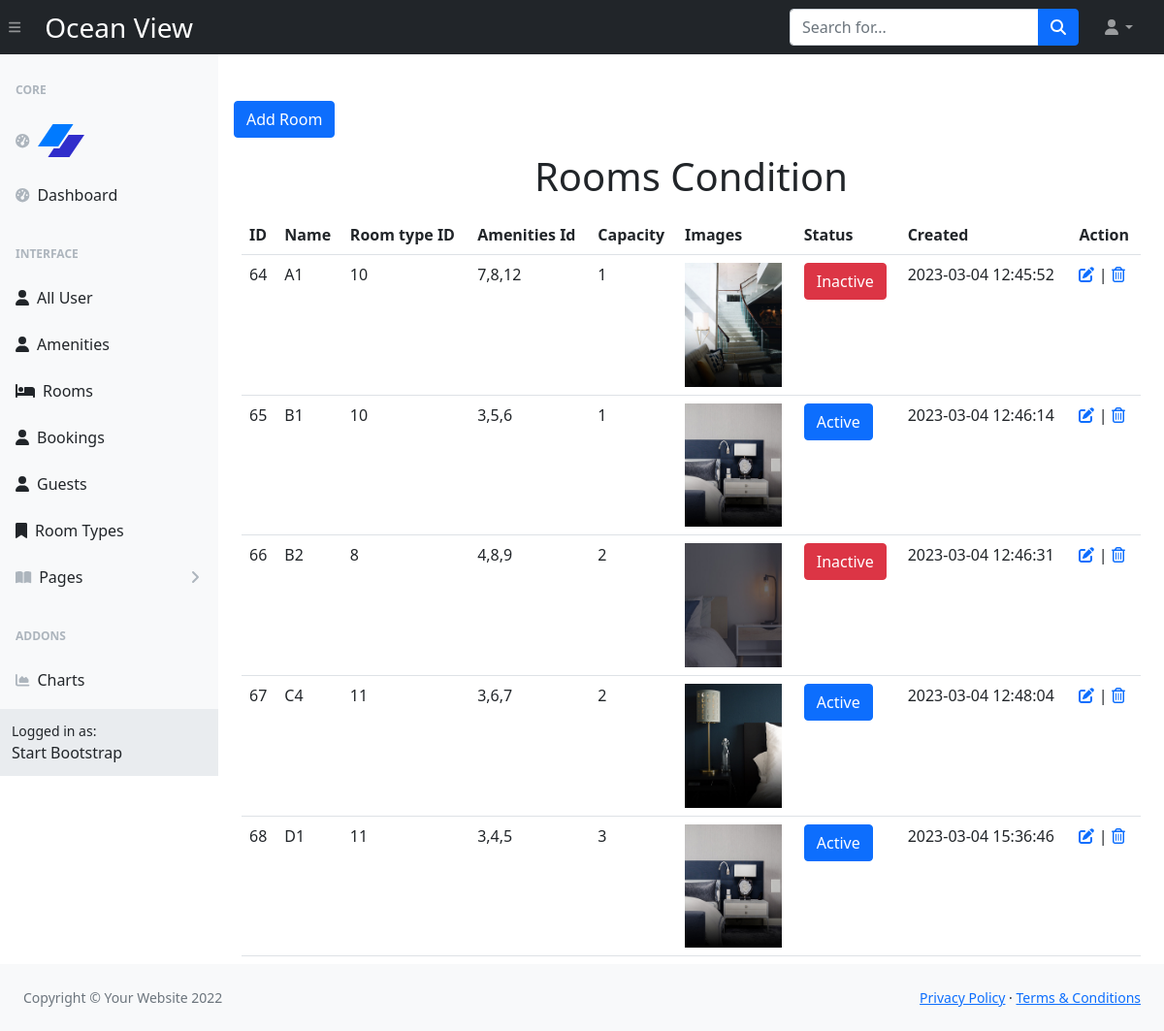
The page /admin/rooms.php (signed in) on the database its author committed.
### tables this page shows
CREATE TABLE `rooms` (
  `id` int(11) NOT NULL,
  `name` varchar(60) NOT NULL,
  `roomtype_id` int(11) NOT NULL,
  `amenities_id` varchar(80) NOT NULL,
  `capacity` int(11) NOT NULL,
  `images` varchar(256) NOT NULL,
  `status` set('0','1','2') NOT NULL,
  `created_at` timestamp NOT NULL DEFAULT current_timestamp()
);

### src/settings.php (called while the page is built, shortened)
<?php
if (!function_exists('settings')) {
    function settings()
    {
        $root = "http://localhost/hotelbooking/";
        return [
            'companyname' => 'Ocean View',
            'logo' => $root . "admin/assets/img/logo.svg",
            'homepage' => $root,
            'adminpage' => $root . 'admin/',
            'hostname' => 'localhost',
            'user' => 'root',
            'password' => '',
            'database' => 'hotelreservation'
        ];
    }
}

### admin/rooms.php (the view, shortened to what this page needs)
<?php
$conn = db::connect();
?>
<?php require __DIR__ . '/components/header.php'; ?>
</head>
<body class="sb-nav-fixed">
    <?php require __DIR__ . '/components/navbar.php'; ?>
    <div id="layoutSidenav">
        <?php require __DIR__ . '/components/sidebar.php'; ?>
        <div id="layoutSidenav_content">
            <main class="mt-5">
                <button type="button" class="btn btn-primary shadow-none ms-3" data-bs-toggle="modal" data-bs-target="#roomModal">
                    Add Room
                </button>
                <div class="container">
                    <div class="row">
                        <div class="column">
                            <h1 class="text-center my-3">Rooms Condition </h1>
                            <table class="table">
                                <tr>
                                    <th>ID</th>
                                    <th>Name</th>
                                    <th>Room type ID</th>
                                    <th>Amenities Id</th>
                                    <th>Capacity</th>
                                    <th>Images</th>
                                    <th>Status</th>
                                    <th>Created</th>
                                    <th>Action</th>
                                </tr>
                                <?php
                                $selectQ = "select * from rooms where 1";
                                $records = $conn->query($selectQ);
                                while ($row = $records->fetch_assoc()) {
                                    $status = "";
                                    if ($row['status'] == 1) {
                                        $status = "<p class='btn btn-primary'>Active</p>";
                                    } else {
                                        $status = "<p class='btn btn-danger '>Inactive</p>";
                                    }
                                    echo "<tr>";
                                    echo "<td>" . $row['id'] . "</td>";
                                    echo "<td>" . $row['name'] . "</td>";
                                    echo "<td>" . $row['roomtype_id'] . "</td>";
                                    echo "<td>" . $row['amenities_id'] . "</td>";
                                    echo "<td>" . $row['capacity'] . "</td>";
                                    echo "<td><img class='iconimage' width='100' src='./assets/roomimage/" . $row['images'] . "' /></td>";
                                    echo "<td>" . $status . "</td>";
                                    echo "<td>" . $row['created_at'] . "</td>";
                                    echo "<td><a href='rooms-edit.php?id=" . $row['id'] . "'><i class='fa-solid fa-pen-to-square'></i></a> | <a onclick='return confirm(\"Are you sure you want to delete this item?\");' href='rooms-delete.php?id=" . $row['id'] . "'><i class='fa-regular fa-trash-can'></i></a></td>";
                                    echo "</tr>";
                                }
                                ?>
                            </table>
                        </div>
                    </div>
                </div>
            </main>
        </div>
    </div>
    <?php require __DIR__ . '/components/footer.php'; ?>

### admin/components/header.php (shortened to what this page needs)
<!DOCTYPE html>
<html lang="en">
<head>
    <link href="<?= settings()['adminpage'] ?>assets/css/bootstrap.min.css" rel="stylesheet" />
    <link href="<?= settings()['adminpage'] ?>assets/css/styles.css" rel="stylesheet" />
    <link href="https://cdn.jsdelivr.net/npm/simple-datatables@latest/dist/style.css" rel="stylesheet" />

### admin/components/navbar.php (shortened to what this page needs)
<nav class="sb-topnav navbar navbar-expand navbar-dark bg-dark">
    <button class="btn btn-link btn-sm order-1 order-lg-0 me-4 me-lg-0 shadow-none" id="sidebarToggle" href="#!"><i class="fas fa-bars"></i></button>
    <a class="navbar-brand ps-3 fs-3" href="index.php"><?= settings()['companyname'] ?></a>
    <form class="d-none d-md-inline-block form-inline ms-auto me-0 me-md-3 my-2 my-md-0">
        <div class="input-group">
            <input class="form-control" type="text" placeholder="Search for..." aria-label="Search for..." aria-describedby="btnNavbarSearch" />
            <button class="btn btn-primary" id="btnNavbarSearch" type="button"><i class="fas fa-search"></i></button>
        </div>
    </form>
    <ul class="navbar-nav ms-auto ms-md-0 me-3 me-lg-4">
        <li class="nav-item dropdown">
            <a class="nav-link dropdown-toggle" id="navbarDropdown" href="#" role="button" data-bs-toggle="dropdown" aria-expanded="false"><i class="fas fa-user fa-fw"></i></a>
        </li>
    </ul>
</nav>

### admin/components/sidebar.php (shortened to what this page needs)
<div id="layoutSidenav_nav">
    <nav class="sb-sidenav accordion sb-sidenav-light" id="sidenavAccordion">
        <div class="sb-sidenav-menu">
            <div class="nav">
                <div class="sb-sidenav-menu-heading">Core</div>
                <a class="nav-link" href="../index.php" title="homepage" target="_blank">
                    <div class="sb-nav-link-icon"><i class="fas fa-tachometer-alt"></i></div>
                    <img src="<?= settings()['logo'] ?>" alt="site link">
                </a>
                <a class="nav-link" href="index.php">
                    <div class="sb-nav-link-icon"><i class="fas fa-tachometer-alt"></i></div>
                    Dashboard
                </a>
                <div class="sb-sidenav-menu-heading">Interface</div>
                <li class="nav-item">
                    <a class="nav-link" href="users.php">
                        <i class="fa fa-user me-2" aria-hidden="true"></i>All User
                    </a>
                </li>
                <li class="nav-item">
                    <a class="nav-link" href="amenities.php">
                        <i class="fa fa-user me-2" aria-hidden="true"></i>Amenities
                    </a>
                </li>
                <li class="nav-item">
                    <a class="nav-link" href="rooms.php">
                        <i class="fa fa-bed me-2" aria-hidden="true"></i>Rooms
                    </a>
                </li>
                <li class="nav-item">
                    <a class="nav-link" href="bookings.php">
                        <i class="fa fa-user me-2" aria-hidden="true"></i>Bookings
                    </a>
                </li>
                <li class="nav-item">
                    <a class="nav-link" href="guests.php">
                        <i class="fa fa-user me-2" aria-hidden="true"></i>Guests
                    </a>
                </li>
                <li class="nav-item">
                    <a class="nav-link" href="roomtypes.php">
                        <i class="fa fa-bookmark me-2" aria-hidden="true"></i>Room Types
                    </a>
                </li>
                <a class="nav-link collapsed" href="#" data-bs-toggle="collapse" data-bs-target="#collapsePages" aria-expanded="false" aria-controls="collapsePages">
                    <div class="sb-nav-link-icon"><i class="fas fa-book-open"></i></div>
                    Pages
                    <div class="sb-sidenav-collapse-arrow"><i class="fas fa-angle-down"></i></div>
                </a>
                <div class="sb-sidenav-menu-heading">Addons</div>
                <a class="nav-link" href="charts.html">
                    <div class="sb-nav-link-icon"><i class="fas fa-chart-area"></i></div>
                    Charts
                </a>
                <a class="nav-link" href="tables.html">
                </a>
            </div>
        </div>
        <div class="sb-sidenav-footer">
            <div class="small">Logged in as:</div>
            Start Bootstrap
        </div>
    </nav>
</div>

### admin/components/footer.php (shortened to what this page needs)
<footer class="py-4 bg-light mt-5">
    <div class="container-fluid px-4">
        <div class="d-flex align-items-center justify-content-between small">
            <div class="text-muted">Copyright &copy; Your Website 2022</div>
            <div>
                <a href="#">Privacy Policy</a>
                &middot;
                <a href="#">Terms &amp; Conditions</a>
            </div>
        </div>
    </div>
</footer>
</body>
</html>

### rows shown on the page
rooms: id "64", name "A1", roomtype "10", amenities "7,8,12", capacity "1", images (picture), status "Inactive", created_at "2023-03-04 12:45:52"
rooms: id "65", name "B1", roomtype "10", amenities "3,5,6", capacity "1", images (picture), status "Active", created_at "2023-03-04 12:46:14"
rooms: id "66", name "B2", roomtype "8", amenities "4,8,9", capacity "2", images (picture), status "Inactive", created_at "2023-03-04 12:46:31"
rooms: id "67", name "C4", roomtype "11", amenities "3,6,7", capacity "2", images (picture), status "Active", created_at "2023-03-04 12:48:04"
rooms: id "68", name "D1", roomtype "11", amenities "3,4,5", capacity "3", images (picture), status "Active", created_at "2023-03-04 15:36:46"

### other values the page prints
settings()['companyname'] "Ocean View"
